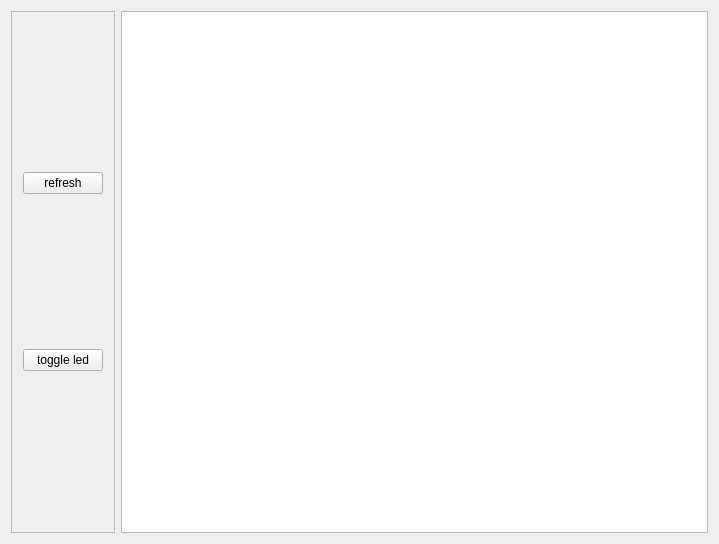
<?xml version="1.0" encoding="UTF-8"?>
<ui version="4.0">
 <class>MainWindow</class>
 <widget class="QMainWindow" name="MainWindow">
  <property name="geometry">
   <rect>
    <x>0</x>
    <y>0</y>
    <width>719</width>
    <height>544</height>
   </rect>
  </property>
  <property name="windowTitle">
   <string>MainWindow</string>
  </property>
  <widget class="QWidget" name="centralWidget">
   <layout class="QGridLayout" name="gridLayout">
    <item row="0" column="0">
     <layout class="QHBoxLayout" name="horizontalLayout">
      <item>
       <widget class="QFrame" name="frame">
        <property name="frameShape">
         <enum>QFrame::StyledPanel</enum>
        </property>
        <property name="frameShadow">
         <enum>QFrame::Raised</enum>
        </property>
        <layout class="QVBoxLayout" name="verticalLayout">
         <item>
          <widget class="QPushButton" name="refreshPushButton">
           <property name="text">
            <string>refresh</string>
           </property>
          </widget>
         </item>
         <item>
          <widget class="QPushButton" name="toggleLEDPushButton">
           <property name="text">
            <string>toggle led</string>
           </property>
          </widget>
         </item>
        </layout>
       </widget>
      </item>
      <item>
       <widget class="QListWidget" name="devicesListWidget">
        <property name="selectionRectVisible">
         <bool>true</bool>
        </property>
        <property name="sortingEnabled">
         <bool>true</bool>
        </property>
       </widget>
      </item>
     </layout>
    </item>
   </layout>
  </widget>
  <widget class="QMenuBar" name="menuBar">
   <property name="geometry">
    <rect>
     <x>0</x>
     <y>0</y>
     <width>719</width>
     <height>21</height>
    </rect>
   </property>
  </widget>
 </widget>
 <layoutdefault spacing="6" margin="11"/>
 <resources/>
 <connections/>
</ui>
